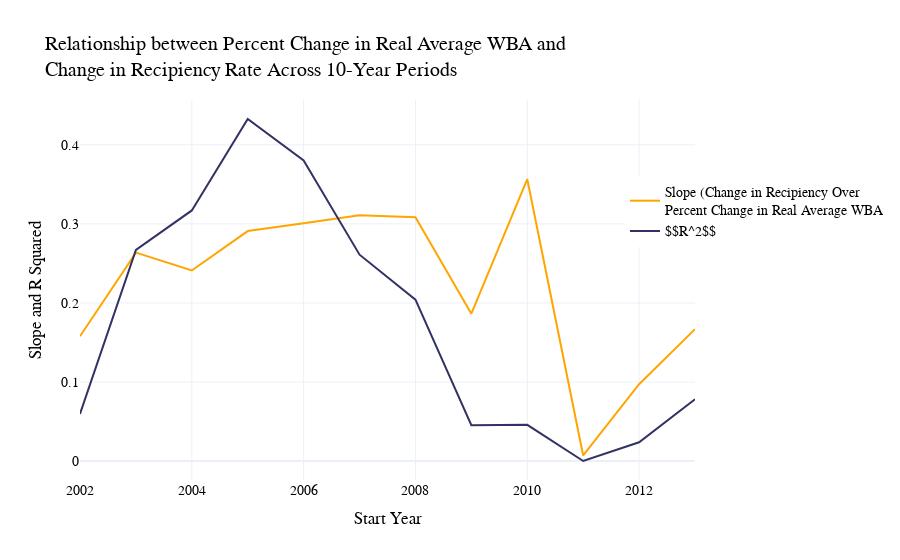

The notebook cell this image was saved under:
### Code cell
pio.templates.default = 'plotly_white'

fig1 = px.line(data_frame = sliding_lm, 
             x = "Year Start", 
             y = "slope_avgs",
              )
fig1.update_traces(line=dict(color = 'rgba(255, 165, 0,1)'), name="Slope (Change in Recipiency Over <br>Percent Change in Real Average WBA", showlegend=True)

fig3 = px.line(data_frame = sliding_lm, 
             x = "Year Start", 
             y = "r_squared_avgs")
fig3.update_traces(line=dict(color = 'rgba(50,50,100,1)'), name="$$R^2$$", showlegend=True)

fig1 = go.Figure(data=fig1.data + fig3.data)
fig1.update_layout(title_text="Relationship between Percent Change in Real Average WBA and <br>Change in Recipiency Rate Across 10-Year Periods</b>",
                   xaxis_title="Start Year", yaxis_title="Slope and R Squared",
                   font=dict(
                        family="Cambria",  
                        size=14,         
                        color="black",
                    ),
                   xaxis=dict(
                        tickmode='linear',   
                        tick0=2000,          
                        dtick=2              
                    ),
                   yaxis=dict(
                        tick0=0,          
                        dtick=0.1 
                    ),
                   legend=dict(
                        orientation="v",     
                        x=1.1,
                        xanchor="center",
                        y=0.8
                    )
                  )

fig1.show()

### Figure 1 — Plotly figure (JSON) as saved in the notebook; plotly's stock layout.template omitted (floating-point values rounded to 4 significant figures)
{"data": [{"hovertemplate": "Year Start=%{x}<br>slope_avgs=%{y}<extra></extra>", "legendgroup": "", "line": {"color": "rgba(255, 165, 0,1)", "dash": "solid"}, "marker": {"symbol": "circle"}, "mode": "lines", "name": "Slope (Change in Recipiency Over <br>Percent Change in Real Average WBA", "orientation": "v", "showlegend": true, "type": "scatter", "x": [2002, 2003, 2004, 2005, 2006, 2007, 2008, 2009, 2010, 2011, 2012, 2013], "xaxis": "x", "y": [0.1579, 0.2637, 0.2411, 0.2909, 0.3009, 0.311, 0.3083, 0.1864, 0.3565, 0.00712, 0.09724, 0.1668], "yaxis": "y"}, {"hovertemplate": "Year Start=%{x}<br>r_squared_avgs=%{y}<extra></extra>", "legendgroup": "", "line": {"color": "rgba(50,50,100,1)", "dash": "solid"}, "marker": {"symbol": "circle"}, "mode": "lines", "name": "$$R^2$$", "orientation": "v", "showlegend": true, "type": "scatter", "x": [2002, 2003, 2004, 2005, 2006, 2007, 2008, 2009, 2010, 2011, 2012, 2013], "xaxis": "x", "y": [0.05963, 0.2672, 0.317, 0.4327, 0.3803, 0.2611, 0.2042, 0.04541, 0.04584, 8.242e-05, 0.02382, 0.07808], "yaxis": "y"}], "layout": {"autosize": true, "font": {"color": "black", "family": "Cambria", "size": 14}, "legend": {"orientation": "v", "x": 1.1, "xanchor": "center", "y": 0.8}, "title": {"text": "Relationship between Percent Change in Real Average WBA and <br>Change in Recipiency Rate Across 10-Year Periods</b>"}, "xaxis": {"autorange": true, "dtick": 2, "range": [2002, 2013], "tick0": 2000, "tickmode": "linear", "title": {"text": "Start Year"}, "type": "linear"}, "yaxis": {"autorange": true, "dtick": 0.1, "range": [-0.02395, 0.4567], "tick0": 0, "title": {"text": "Slope and R Squared"}, "type": "linear"}}}
